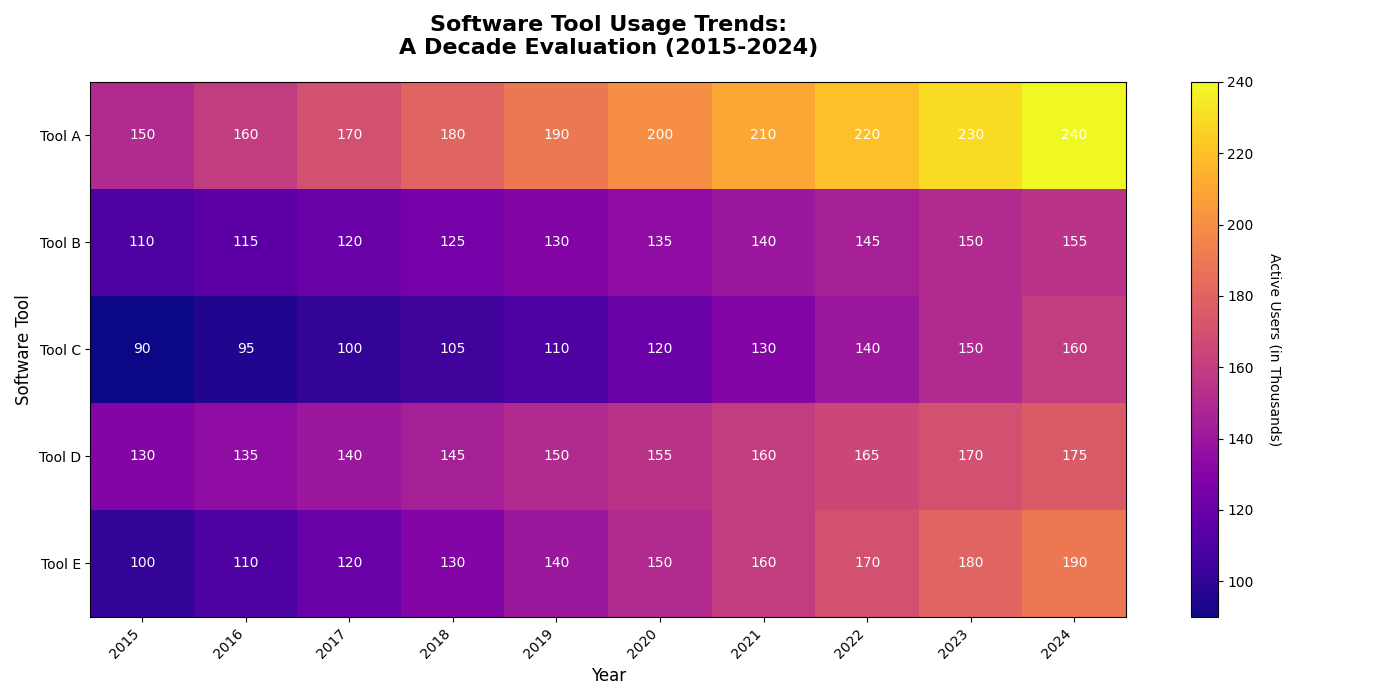

Write the Python code that produced this figure.
import numpy as np
import matplotlib.pyplot as plt

years = np.arange(2015, 2025)
software_tools = ["Tool A", "Tool B", "Tool C", "Tool D", "Tool E"]

active_users = np.array([
    [150, 160, 170, 180, 190, 200, 210, 220, 230, 240],  
    [110, 115, 120, 125, 130, 135, 140, 145, 150, 155],  
    [90,  95, 100, 105, 110, 120, 130, 140, 150, 160],   
    [130, 135, 140, 145, 150, 155, 160, 165, 170, 175],  
    [100, 110, 120, 130, 140, 150, 160, 170, 180, 190]   
])

fig, ax = plt.subplots(figsize=(14, 7))

# Shuffle represents rearranging the color patterns manually. Assume we decided on 'plasma' here.
cax = ax.imshow(active_users, cmap='plasma', interpolation='nearest', aspect='auto')

cbar = fig.colorbar(cax, ax=ax, orientation='vertical')
cbar.set_label('Active Users (in Thousands)', rotation=270, labelpad=20)

ax.set_xlabel('Year', fontsize=12)
ax.set_ylabel('Software Tool', fontsize=12)

ax.set_xticks(np.arange(len(years)))
ax.set_yticks(np.arange(len(software_tools)))
ax.set_xticklabels(years, rotation=45, ha='right', fontsize=10)
ax.set_yticklabels(software_tools, fontsize=10)

ax.set_title('Software Tool Usage Trends:\nA Decade Evaluation (2015-2024)', fontsize=16, fontweight='bold', pad=20)

for i in range(len(software_tools)):
    for j in range(len(years)):
        ax.text(j, i, f'{active_users[i, j]}', ha='center', va='center', color='white', fontsize=10)

ax.grid(False)
plt.tight_layout()
plt.show()
